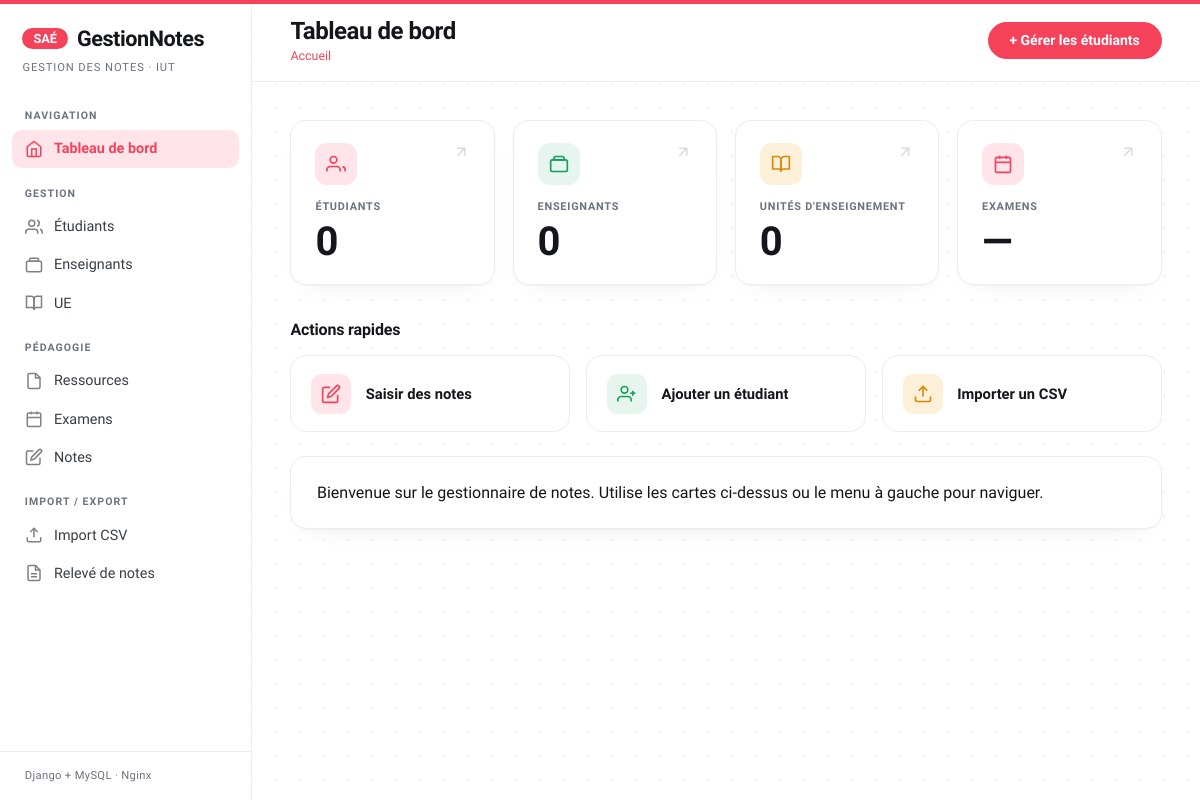
Before: / with the older database file.
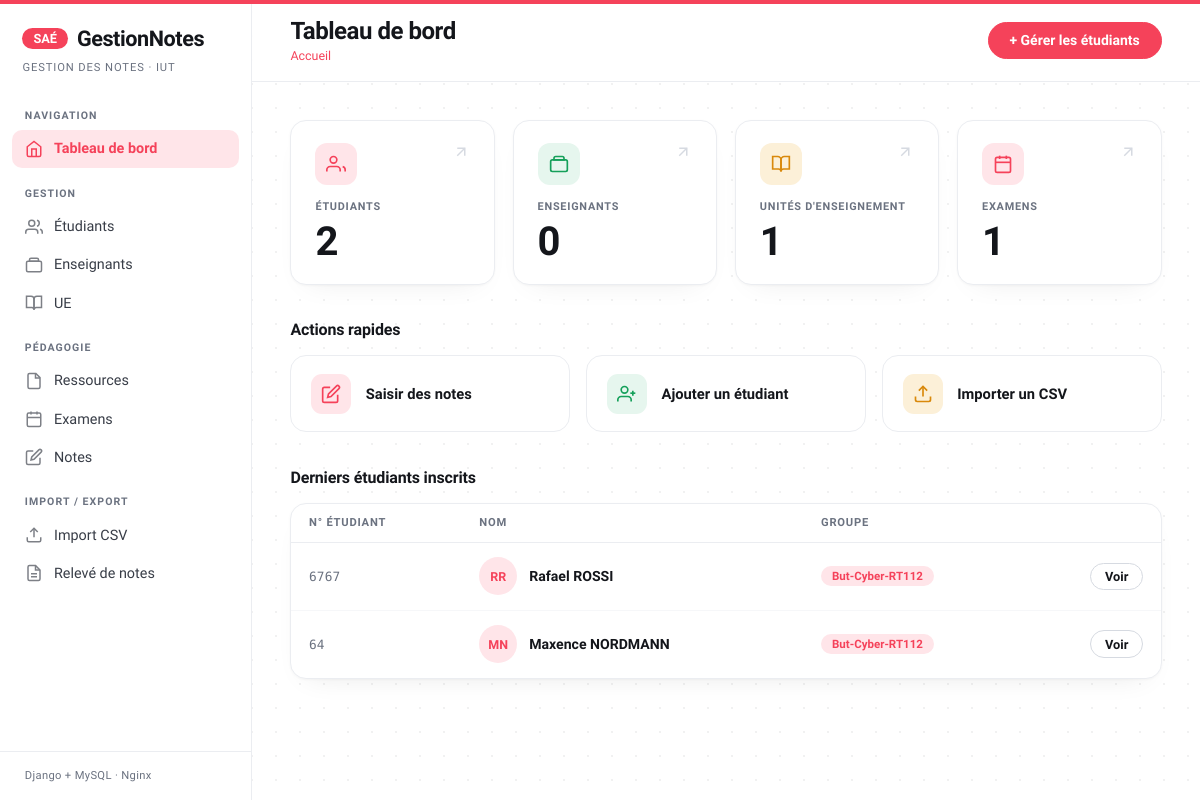
After: the same page with the newer database file.
### notes_app/models.py (models this page shows, shortened)
class Etudiant(models.Model):
    numero_etudiant = models.CharField(
        max_length=20,
        primary_key=True,
        verbose_name="N° étudiant"
    )
    nom = models.CharField(max_length=100, verbose_name="Nom")
    prenom = models.CharField(max_length=100, verbose_name="Prénom")
    groupe = models.CharField(max_length=20, verbose_name="Groupe")
    email = models.EmailField(unique=True, verbose_name="Email")
    photo = models.ImageField(
        upload_to='photos_etudiants/',
        blank=True,
        null=True,
        verbose_name="Photo"
    )
    class Meta:
        db_table = 'etudiants'
        verbose_name = "Étudiant"
        verbose_name_plural = "Étudiants"
        ordering = ['nom', 'prenom']

### notes_app/views.py (the view)
# urls.py: path('', main_views.accueil, name='accueil'),
def accueil(request):
    context = {
        'nb_etudiants':   Etudiant.objects.count(),
        'nb_enseignants': Enseignant.objects.count(),
        'nb_ue':          UE.objects.count(),
        'nb_examens':     Examen.objects.count(),          # powers the 4th card
        'derniers_etudiants': Etudiant.objects.order_by('-pk')[:5],
    }
    return render(request, 'notes_app/accueil.html', context)

### notes_app/templates/notes_app/accueil.html (shortened to what this page needs)
{% extends 'notes_app/base.html' %}
{% block titre_page %}Tableau de bord{% endblock %}
{% block topbar_actions %}
  <a href="{% url 'etudiant_liste' %}" class="btn btn-primary">+ Gérer les étudiants</a>
{% endblock %}
{% block content %}
<div class="stats-grid">
  <a href="{% url 'etudiant_liste' %}" class="stat-card">
    <div class="stat-top">
      <div class="stat-icon stat-icon-bleu">
        <svg width="20" height="20" viewBox="0 0 24 24" fill="none" stroke="currentColor" stroke-width="2"><path d="M17 21v-2a4 4 0 0 0-4-4H5a4 4 0 0 0-4 4v2"/><circle cx="9" cy="7" r="4"/><path d="M23 21v-2a4 4 0 0 0-3-3.87"/></svg>
      </div>
      <svg class="stat-arrow" width="18" height="18" viewBox="0 0 24 24" fill="none" stroke="currentColor" stroke-width="2"><line x1="7" y1="17" x2="17" y2="7"/><polyline points="7 7 17 7 17 17"/></svg>
    </div>
    <p class="stat-label">Étudiants</p>
    <p class="stat-value">{{ nb_etudiants }}</p>
  </a>
  <a href="{% url 'enseignant_liste' %}" class="stat-card">
    <div class="stat-top">
      <div class="stat-icon stat-icon-vert">
        <svg width="20" height="20" viewBox="0 0 24 24" fill="none" stroke="currentColor" stroke-width="2"><rect x="2" y="7" width="20" height="14" rx="2"/><path d="M16 3H8a2 2 0 0 0-2 2v2h12V5a2 2 0 0 0-2-2z"/></svg>
      </div>
      <svg class="stat-arrow" width="18" height="18" viewBox="0 0 24 24" fill="none" stroke="currentColor" stroke-width="2"><line x1="7" y1="17" x2="17" y2="7"/><polyline points="7 7 17 7 17 17"/></svg>
    </div>
    <p class="stat-label">Enseignants</p>
    <p class="stat-value">{{ nb_enseignants }}</p>
  </a>
  <a href="{% url 'ue_liste' %}" class="stat-card">
    <div class="stat-top">
      <div class="stat-icon stat-icon-orange">
        <svg width="20" height="20" viewBox="0 0 24 24" fill="none" stroke="currentColor" stroke-width="2"><path d="M2 3h6a4 4 0 0 1 4 4v14a3 3 0 0 0-3-3H2z"/><path d="M22 3h-6a4 4 0 0 0-4 4v14a3 3 0 0 1 3-3h7z"/></svg>
      </div>
      <svg class="stat-arrow" width="18" height="18" viewBox="0 0 24 24" fill="none" stroke="currentColor" stroke-width="2"><line x1="7" y1="17" x2="17" y2="7"/><polyline points="7 7 17 7 17 17"/></svg>
    </div>
    <p class="stat-label">Unités d'enseignement</p>
    <p class="stat-value">{{ nb_ue }}</p>
  </a>
  <a href="{% url 'examen_liste' %}" class="stat-card">
    <div class="stat-top">
      <div class="stat-icon stat-icon-bleu">
        <svg width="20" height="20" viewBox="0 0 24 24" fill="none" stroke="currentColor" stroke-width="2"><rect x="3" y="4" width="18" height="18" rx="2"/><line x1="16" y1="2" x2="16" y2="6"/><line x1="8" y1="2" x2="8" y2="6"/><line x1="3" y1="10" x2="21" y2="10"/></svg>
      </div>
      <svg class="stat-arrow" width="18" height="18" viewBox="0 0 24 24" fill="none" stroke="currentColor" stroke-width="2"><line x1="7" y1="17" x2="17" y2="7"/><polyline points="7 7 17 7 17 17"/></svg>
    </div>
    <p class="stat-label">Examens</p>
    <p class="stat-value">{{ nb_examens|default:"—" }}</p>
  </a>
</div>
<p class="section-label">Actions rapides</p>
<div class="quick-grid">
  <a href="{% url 'note_liste' %}" class="quick-action">
    <span class="qa-icon"><svg width="20" height="20" viewBox="0 0 24 24" fill="none" stroke="currentColor" stroke-width="2"><path d="M11 4H4a2 2 0 0 0-2 2v14a2 2 0 0 0 2 2h14a2 2 0 0 0 2-2v-7"/><path d="M18.5 2.5a2.121 2.121 0 0 1 3 3L12 15l-4 1 1-4 9.5-9.5z"/></svg></span>
    Saisir des notes
  </a>
  <a href="{% url 'etudiant_liste' %}" class="quick-action">
    <span class="qa-icon green"><svg width="20" height="20" viewBox="0 0 24 24" fill="none" stroke="currentColor" stroke-width="2"><path d="M17 21v-2a4 4 0 0 0-4-4H5a4 4 0 0 0-4 4v2"/><circle cx="9" cy="7" r="4"/><line x1="19" y1="8" x2="19" y2="14"/><line x1="22" y1="11" x2="16" y2="11"/></svg></span>
    Ajouter un étudiant
  </a>
  <a href="{% url 'import_csv' %}" class="quick-action">
    <span class="qa-icon amber"><svg width="20" height="20" viewBox="0 0 24 24" fill="none" stroke="currentColor" stroke-width="2"><path d="M21 15v4a2 2 0 0 1-2 2H5a2 2 0 0 1-2-2v-4"/><polyline points="17 8 12 3 7 8"/><line x1="12" y1="3" x2="12" y2="15"/></svg></span>
    Importer un CSV
  </a>
</div>
{% if derniers_etudiants %}
<p class="section-label">Derniers étudiants inscrits</p>
<div class="card">
  <div class="table-wrapper">
    <table>
      <thead>
        <tr><th>N° étudiant</th><th>Nom</th><th>Groupe</th><th></th></tr>
      </thead>
      <tbody>
        {% for etu in derniers_etudiants %}
        <tr>
         <td class="cell-num">{{ etu.numero_etudiant }}</td>
          <td>
            <div class="cell-etudiant">
              <span class="avatar">{{ etu.prenom|slice:":1" }}{{ etu.nom|slice:":1" }}</span>
              {{ etu.prenom }} {{ etu.nom }}
            </div>
          </td>
          <td><span class="badge badge-bleu">{{ etu.groupe }}</span></td>
          <td style="text-align:right">
            <a href="{% url 'etudiant_liste' %}" class="btn btn-outline btn-sm">Voir</a>
          </td>
        </tr>
        {% endfor %}
      </tbody>
    </table>
  </div>
</div>
{% else %}
<div class="card" style="margin-top:1.5rem">
  <div class="card-body">
    <p>Bienvenue sur le gestionnaire de notes. Utilise les cartes ci-dessus ou le menu à gauche pour naviguer.</p>
  </div>
</div>
{% endif %}
{% endblock %}

### notes_app/templates/notes_app/base.html (shortened to what this page needs)
<!DOCTYPE html>
<html lang="fr">
<head>
</head>
<body>
<aside class="sidebar">
  <div class="sidebar-brand">
    <a href="{% url 'accueil' %}" class="logo">
      <span>SAÉ</span> GestionNotes
    </a>
    <p class="subtitle">Gestion des notes · IUT</p>
  </div>
  <nav class="nav-section">
    <p class="nav-section-label">Navigation</p>
    <a href="{% url 'accueil' %}" class="nav-link {% if request.resolver_match.url_name == 'accueil' %}active{% endif %}">
      <svg class="icon" viewBox="0 0 24 24" fill="none" stroke="currentColor" stroke-width="2"><path d="M3 9l9-7 9 7v11a2 2 0 0 1-2 2H5a2 2 0 0 1-2-2z"/><polyline points="9 22 9 12 15 12 15 22"/></svg>
      Tableau de bord
    </a>
  </nav>
  <nav class="nav-section">
    <p class="nav-section-label">Gestion</p>
    <a href="{% url 'etudiant_liste' %}" class="nav-link {% if 'etudiant' in request.resolver_match.url_name %}active{% endif %}">
      <svg class="icon" viewBox="0 0 24 24" fill="none" stroke="currentColor" stroke-width="2"><path d="M17 21v-2a4 4 0 0 0-4-4H5a4 4 0 0 0-4 4v2"/><circle cx="9" cy="7" r="4"/><path d="M23 21v-2a4 4 0 0 0-3-3.87"/><path d="M16 3.13a4 4 0 0 1 0 7.75"/></svg>
      Étudiants
    </a>
    <a href="{% url 'enseignant_liste' %}" class="nav-link {% if 'enseignant' in request.resolver_match.url_name %}active{% endif %}">
      <svg class="icon" viewBox="0 0 24 24" fill="none" stroke="currentColor" stroke-width="2"><rect x="2" y="7" width="20" height="14" rx="2"/><path d="M16 3H8a2 2 0 0 0-2 2v2h12V5a2 2 0 0 0-2-2z"/></svg>
      Enseignants
    </a>
    <a href="{% url 'ue_liste' %}" class="nav-link {% if request.resolver_match.url_name|slice:':3' == 'ue_' %}active{% endif %}">
    <svg class="icon" viewBox="0 0 24 24" fill="none" stroke="currentColor" stroke-width="2"><path d="M2 3h6a4 4 0 0 1 4 4v14a3 3 0 0 0-3-3H2z"/><path d="M22 3h-6a4 4 0 0 0-4 4v14a3 3 0 0 1 3-3h7z"/></svg>
    UE
    </a>
  </nav>
  <nav class="nav-section">
    <p class="nav-section-label">Pédagogie</p>
    <a href="{% url 'ressource_liste' %}" class="nav-link {% if 'ressource' in request.resolver_match.url_name %}active{% endif %}">
    <svg class="icon" viewBox="0 0 24 24" fill="none" stroke="currentColor" stroke-width="2"><path d="M14.5 2H6a2 2 0 0 0-2 2v16a2 2 0 0 0 2 2h12a2 2 0 0 0 2-2V7.5L14.5 2z"/><polyline points="14 2 14 8 20 8"/></svg>
    Ressources
    </a>
    <a href="{% url 'examen_liste' %}" class="nav-link {% if 'examen' in request.resolver_match.url_name %}active{% endif %}">
      <svg class="icon" viewBox="0 0 24 24" fill="none" stroke="currentColor" stroke-width="2"><rect x="3" y="4" width="18" height="18" rx="2"/><line x1="16" y1="2" x2="16" y2="6"/><line x1="8" y1="2" x2="8" y2="6"/><line x1="3" y1="10" x2="21" y2="10"/></svg>
    Examens
    </a>
    <a href="{% url 'note_liste' %}" class="nav-link {% if 'note' in request.resolver_match.url_name %}active{% endif %}">
      <svg class="icon" viewBox="0 0 24 24" fill="none" stroke="currentColor" stroke-width="2"><path d="M11 4H4a2 2 0 0 0-2 2v14a2 2 0 0 0 2 2h14a2 2 0 0 0 2-2v-7"/><path d="M18.5 2.5a2.121 2.121 0 0 1 3 3L12 15l-4 1 1-4 9.5-9.5z"/></svg>
      Notes
    </a>
  </nav>
  <nav class="nav-section">
    <p class="nav-section-label">Import / Export</p>
    <a href="{% url 'import_csv' %}" class="nav-link" title="Branche dev-rafael">
      <svg class="icon" viewBox="0 0 24 24" fill="none" stroke="currentColor" stroke-width="2"><path d="M21 15v4a2 2 0 0 1-2 2H5a2 2 0 0 1-2-2v-4"/><polyline points="17 8 12 3 7 8"/><line x1="12" y1="3" x2="12" y2="15"/></svg>
      Import CSV
    </a>
    <a href="{% url 'releve_liste' %}" class="nav-link" title="Branche dev-rafael">
      <svg class="icon" viewBox="0 0 24 24" fill="none" stroke="currentColor" stroke-width="2"><path d="M14 2H6a2 2 0 0 0-2 2v16a2 2 0 0 0 2 2h12a2 2 0 0 0 2-2V8z"/><polyline points="14 2 14 8 20 8"/><line x1="16" y1="13" x2="8" y2="13"/><line x1="16" y1="17" x2="8" y2="17"/></svg>
      Relevé de notes
    </a>
  </nav>
  <div class="sidebar-footer">
    Django + MySQL · Nginx
  </div>
</aside>
<div class="main">
  <header class="topbar">
    <div>
      <p class="topbar-title">{% block titre_page %}GestionNotes{% endblock %}</p>
      <div class="topbar-breadcrumb">
        <a href="{% url 'accueil' %}">Accueil</a>
      </div>
    </div>
    <div style="display:flex;gap:.5rem;align-items:center">
      {% block topbar_actions %}{% endblock %}
    </div>
  </header>
  <main class="content">
    {% block content %}{% endblock %}
  </main>
</div>
</body>
</html>

### notes_app/templates/notes_app/accueil.html (style rules this page uses)
a.stat-card { text-decoration: none; display: block; position: relative; transition: transform .15s, box-shadow .15s, border-color .15s; }
.stat-top { display: flex; align-items: flex-start; justify-content: space-between; }
.stat-arrow { color: var(--gris-3); transition: color .15s, transform .15s; }
.section-label { font-family: var(--font-display); font-size: 1rem; font-weight: 700; letter-spacing: -.01em; color: var(--gris-9); margin: 2.2rem 0 1rem; }
.quick-grid { display: grid; grid-template-columns: repeat(auto-fit, minmax(210px, 1fr)); gap: 1rem; }
.quick-action { display: flex; align-items: center; gap: .9rem; padding: 1.1rem 1.25rem; border: 1px solid var(--gris-2); border-radius: var(--radius-lg); background: #fff; text-decoration: none; color: var(--gris-9); font-weight: 600; font-size: .92rem; transition: transform .15s, border-color .15s, box-shadow .15s; }
.qa-icon { width: 40px; height: 40px; border-radius: 11px; background: var(--bleu-pale); color: var(--bleu); display: flex; align-items: center; justify-content: center; flex-shrink: 0; }
.qa-icon.green { background: var(--vert-pale); color: var(--vert); }
.qa-icon.amber { background: var(--orange-pale); color: var(--orange); }

Changed rows visible on the page:
added Etudiant: numero_etudiant "6767", prenom "R", nom "R", prenom "Rafael", nom "ROSSI", groupe "But-Cyber-RT112"
added Etudiant: numero_etudiant "64", prenom "M", nom "N", prenom "Maxence", nom "NORDMANN", groupe "But-Cyber-RT112"
Other visible differences:
{{ nb_etudiants }}: "0" → "2"
{{ nb_ue }}: "0" → "1"
{{ nb_examens|default:"—" }}: "—" → "1"
text no longer shown: "Bienvenue sur le gestionnaire de notes. Utilise les cartes ci-dessus ou le menu à gauche pour naviguer."
text now shown: "Derniers étudiants inscrits N° ÉTUDIANT NOM GROUPE"
